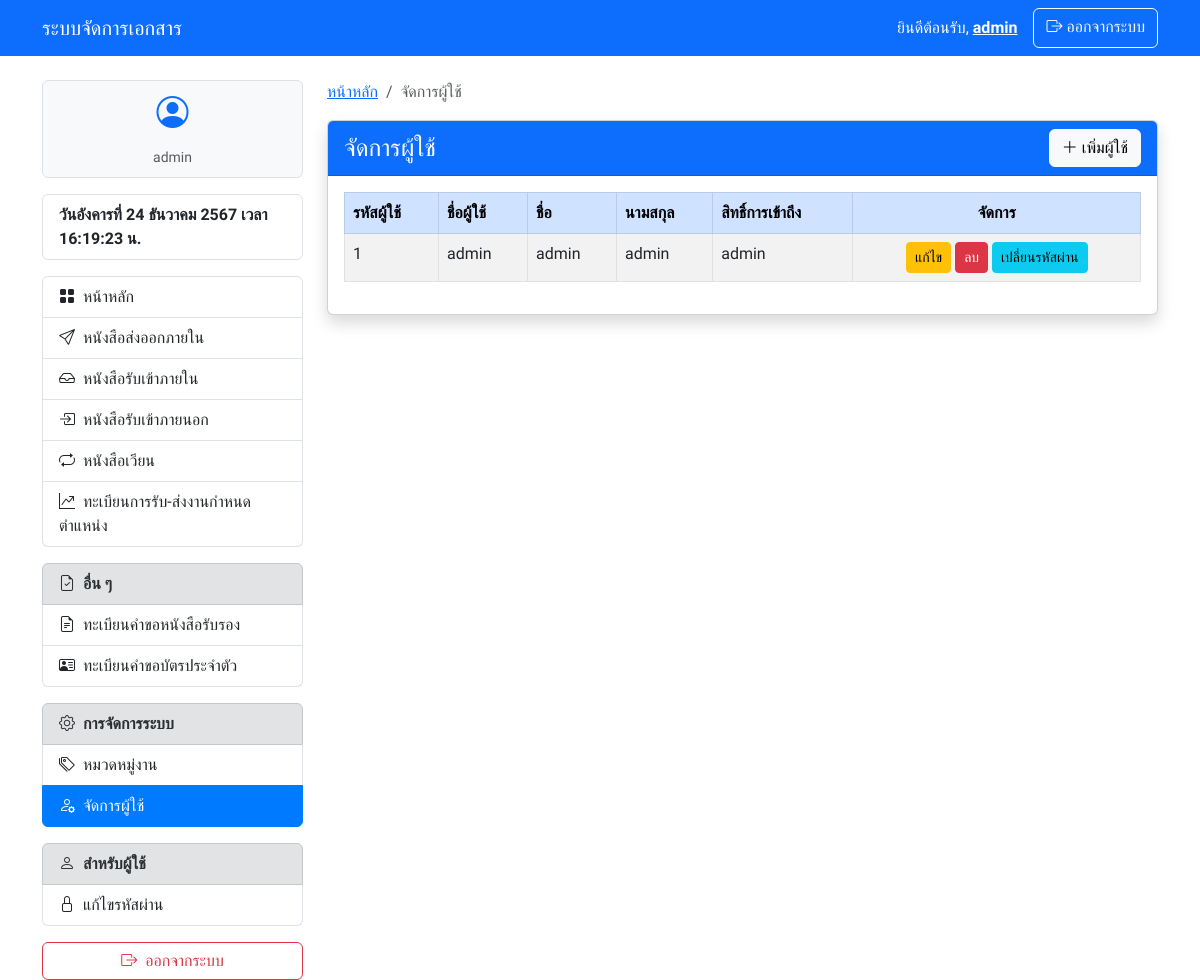
The app's page /users.php (signed in) with its own data.
### tables this page shows
CREATE TABLE `edms_users` (
  `user_id` int(11) NOT NULL,
  `username` varchar(255) NOT NULL,
  `password` varchar(255) NOT NULL,
  `first_name` varchar(255) NOT NULL,
  `last_name` varchar(255) NOT NULL,
  `email` varchar(255) DEFAULT NULL,
  `role` enum('admin','user') NOT NULL,
  `created_at` timestamp NOT NULL DEFAULT current_timestamp()
);

### users.php (the view, shortened to what this page needs)
<?php
require_once 'config.php';
$users = $pdo->query("SELECT * FROM edms_users")->fetchAll(PDO::FETCH_ASSOC);
?>
<!DOCTYPE html>
<html lang="th">
<head>
    <?php require_once './components/header.php'; ?>
    <link href="https://cdn.datatables.net/1.13.7/css/dataTables.bootstrap5.min.css" rel="stylesheet">
</head>
<body>
    <?php require_once './components/navbar.php'; ?>
    <div class="container mt-4">
        <div class="row">
            <div class="col-md-3">
                <?php require_once './components/sidebar.php'; ?>
            </div>
            <div class="col-md-9">
                <nav aria-label="breadcrumb">
                    <ol class="breadcrumb">
                        <li class="breadcrumb-item"><a href="/edms/index.php">หน้าหลัก</a></li>
                        <li class="breadcrumb-item active" aria-current="page">จัดการผู้ใช้</li>
                    </ol>
                </nav>
                <div class="card shadow">
                    <div class="card-header bg-primary text-white d-flex justify-content-between align-items-center">
                        <h4 class="mb-0">จัดการผู้ใช้</h4>
                        <button class="btn btn-light" data-bs-toggle="modal" data-bs-target="#addUserModal">
                            <i class="bi bi-plus-lg"></i> เพิ่มผู้ใช้
                        </button>
                    </div>
                    <div class="card-body">
                        <div class="table-responsive">
                            <table id="usersTable" class="table table-bordered table-striped table-hover">
                                <thead class="table-primary">
                                    <tr>
                                        <th>รหัสผู้ใช้</th>
                                        <th>ชื่อผู้ใช้</th>
                                        <th>ชื่อ</th>
                                        <th>นามสกุล</th>
                                        <th>สิทธิ์การเข้าถึง</th>
                                        <th class="text-center">จัดการ</th>
                                    </tr>
                                </thead>
                                <tbody>
                                    <?php foreach ($users as $user): ?>
                                        <tr>
                                            <td><?php echo $user['user_id']; ?></td>
                                            <td><?php echo htmlspecialchars($user['username']); ?></td>
                                            <td><?php echo htmlspecialchars($user['first_name']); ?></td>
                                            <td><?php echo htmlspecialchars($user['last_name']); ?></td>
                                            <td><?php echo htmlspecialchars($user['role']); ?></td>
                                            <td class="text-center">
                                                <button class="btn btn-warning btn-sm" data-bs-toggle="modal" data-bs-target="#editUserModal" data-id="<?php echo $user['user_id']; ?>" data-username="<?php echo htmlspecialchars($user['username']); ?>" data-firstname="<?php echo htmlspecialchars($user['first_name']); ?>" data-lastname="<?php echo htmlspecialchars($user['last_name']); ?>" data-role="<?php echo htmlspecialchars($user['role']); ?>">แก้ไข</button>
                                                <a href="users.php?action=delete&id=<?php echo $user['user_id']; ?>" class="btn btn-danger btn-sm" onclick="return confirm('คุณแน่ใจหรือไม่ว่าต้องการลบผู้ใช้?');">ลบ</a>
                                                <button class="btn btn-info btn-sm" data-bs-toggle="modal" data-bs-target="#changePasswordModal" data-id="<?php echo $user['user_id']; ?>" data-username="<?php echo htmlspecialchars($user['username']); ?>">เปลี่ยนรหัสผ่าน</button>
                                            </td>
                                        </tr>
                                    <?php endforeach; ?>
                                </tbody>
                            </table>
                        </div>
                    </div>
                </div>
            </div>
        </div>
    </div>
</body>
</html>

### components/header.php (style rules this page uses)
body { font-family: 'Sarabun', sans-serif; }

### records on screen
edms_users: user_id "1", username "admin", first_name "admin", last_name "admin", role "admin"

### other values on screen
$_SESSION['username'] "admin"
$_SESSION['role'] "admin"
